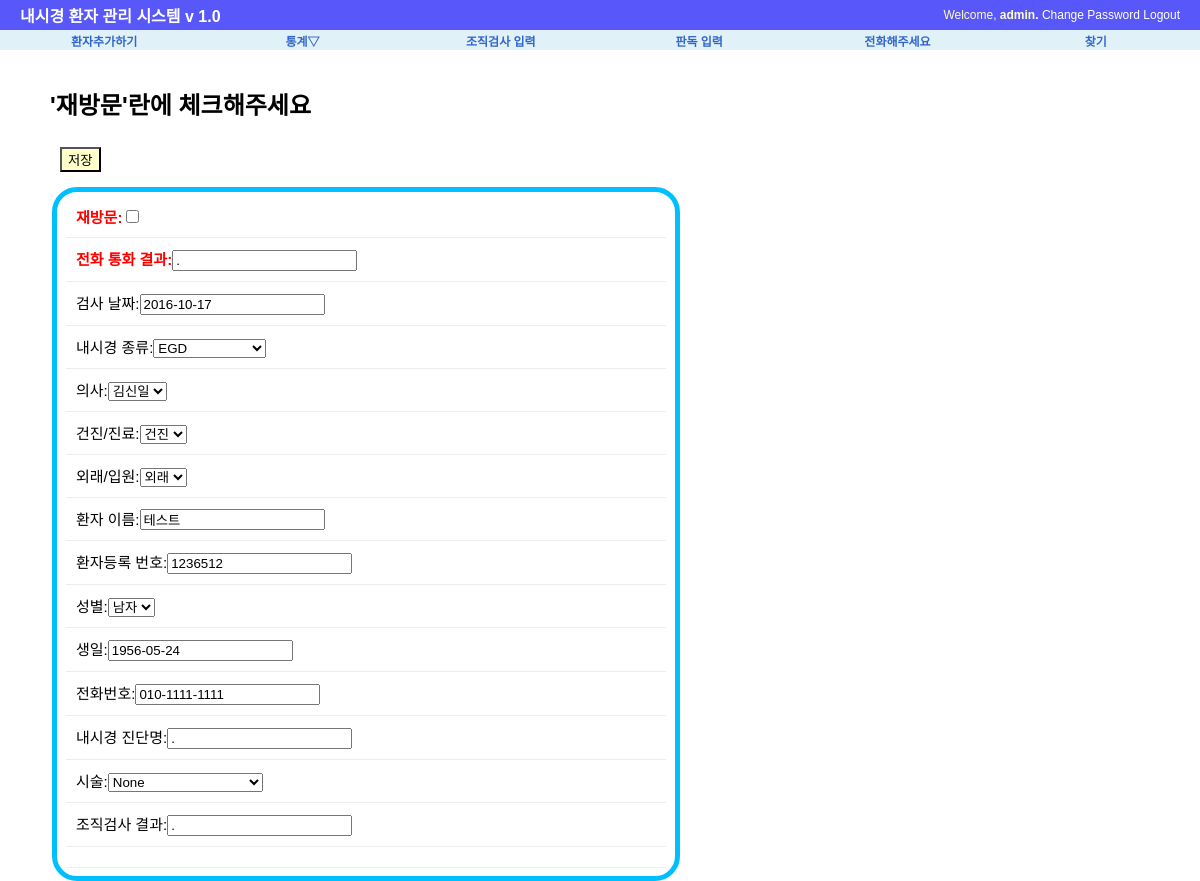
The page /procedure/19/revisit/ (signed in) on the database as committed earlier.
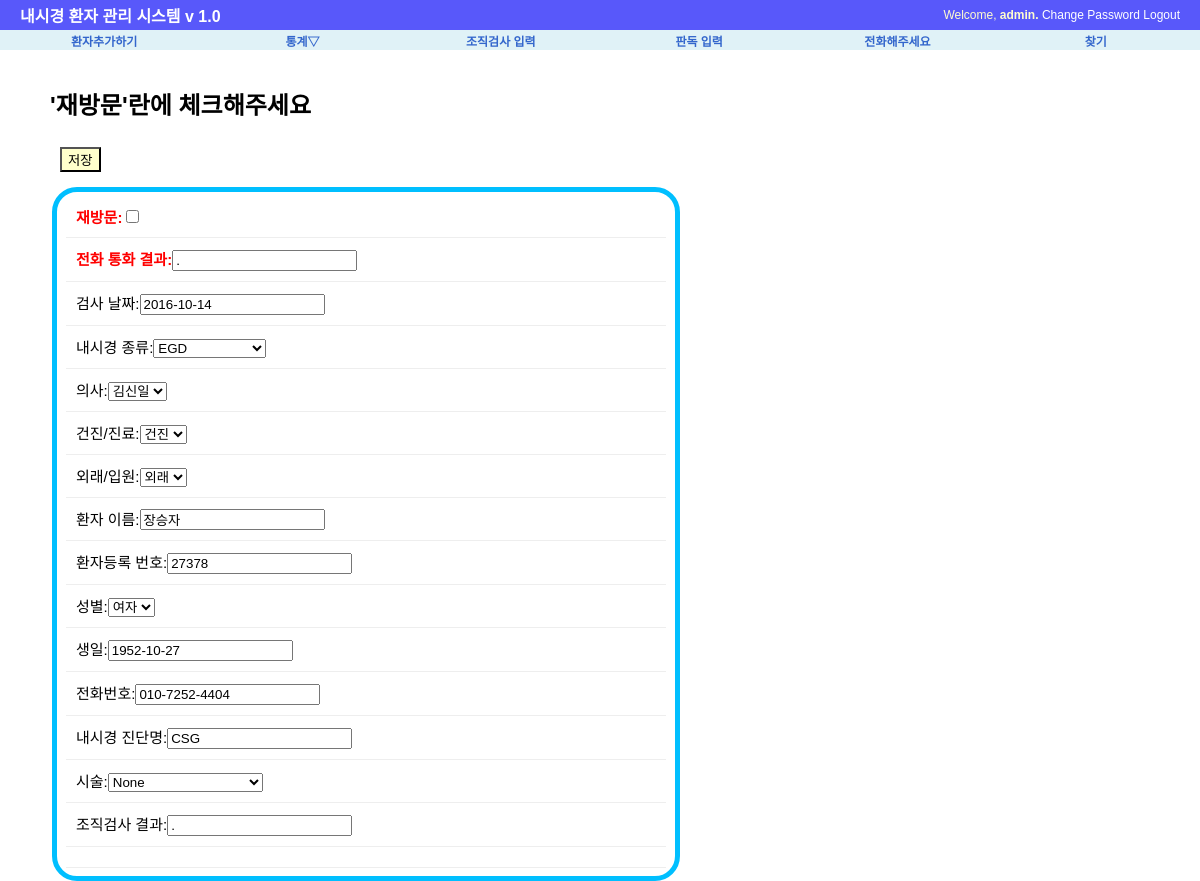
The same page on the database as committed later.
### procedure/models.py (models this page shows, shortened)
class Exam(models.Model):
    exam_date=models.DateField('검사 날짜', default=date.today)
    exam_type=MultiSelectField('내시경 종류', max_length=20, max_choices=3,choices=(('E', 'EGD'),('C','Colonoscopy'), ('S','Sigmoidoscopy')))
    exam_doc=models.CharField('의사', max_length=30, choices=(('이영재','이영재'),('김신일','김신일')), default='김신일')
    exam_class=models.CharField('건진/진료',max_length=30, choices=(('건진',"건진"),('진료',"진료")), default='건진')
    exam_place=models.CharField('외래/입원', max_length=20, choices=(('입원', '입원'), ('외래', '외래')), default='외래')
    patient_name=models.CharField('환자 이름', max_length=50)
    hospital_no=models.CharField('환자등록 번호', max_length=10)
    patient_sex=models.CharField('성별',max_length=10, choices=(('M',"남자"),('F', "여자")), default='M')
    patient_birth=models.DateField('생일', auto_now=False)
    patient_phone=models.CharField("전화번호", max_length=15, default="010-")
    exam_Dx=models.CharField("내시경 진단명",max_length=200)
    exam_procedure=MultiSelectField("시술", max_length=20, max_choices=5, choices=(('None','None'),('Bx',"Bx"),('CLO','CLO'),('Polypectomy', "Polypectomy"),("EMR",'EMR'),
                                                           ('ForeignBody','Foreign Body Remove'),('BleedingControl','Bleeding Control'),('PEG','PEG')))
    Bx_result=models.CharField("조직검사 결과", max_length=200, default=".")
    follow_up=models.IntegerField("추적검사 기간", default=0)
    phone_check=models.CharField("전화 통화 결과", max_length=50, default='.')
    re_visit=models.BooleanField("재방문", default=False)
    class Meta:
        ordering=['-exam_date']

### procedure/views.py (the view)
# urls.py: url(r'^(?P<pk>[0-9]+)/revisit/$', views.ReVisit.as_view(), name='revisit'),
class ReVisit(LoginRequiredMixin, UpdateView):
    model=Exam
    template_name = 'procedure/re_visit.html'
    fields = ['exam_date', 'exam_type', 'exam_doc', 'exam_class', 'exam_place', 'patient_name', 'hospital_no',
              'patient_sex', 'patient_birth','patient_phone','exam_Dx', 'exam_procedure','Bx_result','phone_check','re_visit']
    success_url = reverse_lazy('procedure:phone')

### procedure/templates/procedure/re_visit.html (shortened to what this page needs)
{% extends "base.html" %}
{% load staticfiles %}
{% block extrastyle %}{% static "css/forms.css" %}{%endblock%}
{% block content %}
<div id="content">
<h1> '재방문'란에 체크해주세요</h1>
<form action="." method="post"> {% csrf_token %}
    <div class="submit-row">
        <input type="submit" value="저장"/>
    </div>
    <fieldset class="aligned">
        <div class="form-row">
            <b><font color = 'Red'>{{form.re_visit.label_tag}}</font></b>{{form.re_visit}}
        </div>
        <div class="form-row">
            <b><font color = 'Red'>{{form.phone_check.label_tag}}</font></b>{{form.phone_check}}
        </div>
        <div class="form-row">
            {{form.exam_date.label_tag}}{{form.exam_date}}
        </div>
        <div class="form-row">
            {{form.exam_type.label_tag}}{{form.exam_type}}
        </div>
        <div class="form-row">
            {{form.exam_doc.label_tag}}{{form.exam_doc}}
        </div>
        <div class="form-row">
            {{form.exam_class.label_tag}}{{form.exam_class}}
        </div>
        <div class="form-row">
            {{form.exam_place.label_tag}}{{form.exam_place}}
        </div>
        <div class="form-row">
            {{form.patient_name.label_tag}}{{form.patient_name}}
        </div>
        <div class="form-row">
            {{form.hospital_no.label_tag}}{{form.hospital_no}}
        </div>
        <div class="form-row">
            {{form.patient_sex.label_tag}}{{form.patient_sex}}
        </div>
        <div class="form-row">
            {{form.patient_birth.label_tag}}{{form.patient_birth}}
        </div>
        <div class="form-row">
            {{form.patient_phone.label_tag}}{{form.patient_phone}}
        </div>
        <div class="form-row">
            {{form.exam_Dx.label_tag}}{{form.exam_Dx}}
        </div>
        <div class="form-row">
            {{form.exam_procedure.label_tag}}{{form.exam_procedure}}
        </div>
        <div class="form-row">
            {{form.Bx_result.label_tag}}{{form.Bx_result}}
        </div>
        <div class="form-row">
        </div>
    </fieldset>
    </form>
</div>
{% endblock %}

Rows that differ between the two databases and show on the page:
changed Exam "EGD": exam_date "2016-10-17" → "2016-10-14"; patient_name "테스트" → "장승자"; hospital_no "1236512" → "27378"; patient_sex "남자" → "여자"; patient_birth "1956-05-24" → "1952-10-27"; patient_phone "010-1111-1111" → "010-7252-4404"; exam_Dx "." → "CSG"
